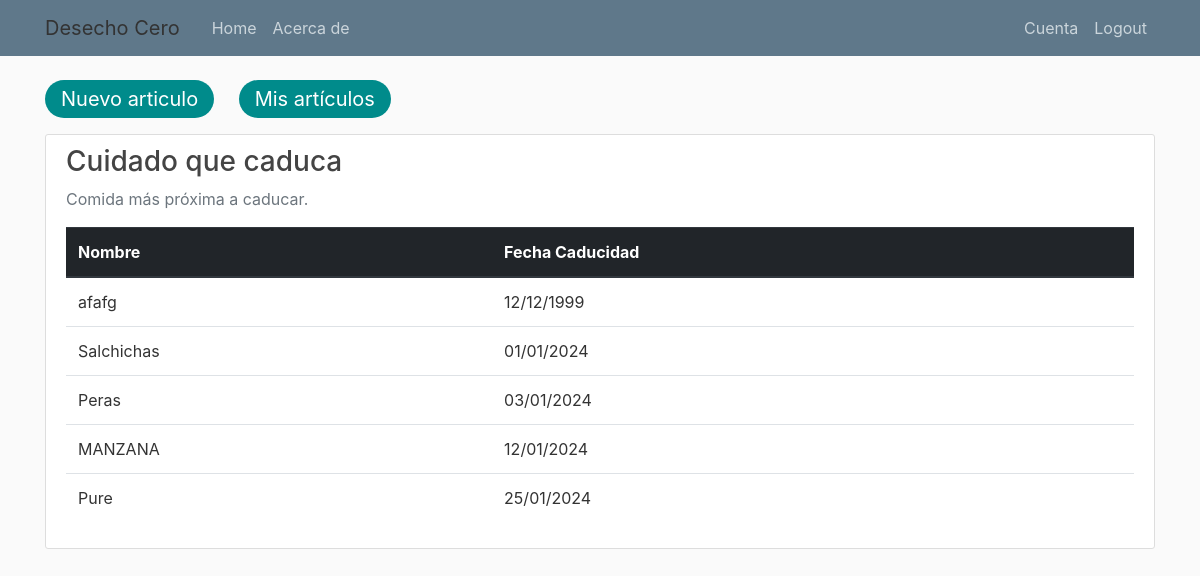
Page /home (signed in) on the committed database.
### app/models.py (models this page shows, shortened)
class Articulo(db.Model):
    id = db.Column(db.Integer, primary_key=True)
    nombre = db.Column(db.String(100), nullable=False)
    fecha_caducidad = db.Column(db.DateTime, nullable=False)
    fecha_compra = db.Column(db.DateTime, nullable=False, default=datetime.utcnow)
    fecha_consumo = db.Column(db.DateTime, nullable=True)
    user_id = db.Column(db.Integer, db.ForeignKey('user.id'), nullable=False)
    category = db.Column(db.Enum(Category))

### app/routes.py (the view)
@app.route("/")
@app.route("/home")
def home():
    articulos = Articulo.query.filter_by(user_id=current_user.id).order_by("fecha_caducidad").limit(5)
    return render_template('home.html', articulos=articulos)

### app/models.py (called while the page is built)
@login_manager.user_loader
def load_user(user_id):
    return User.query.get(int(user_id))

### app/routes.py (called while the page is built)
@app.template_filter()
def dateFormat(fecha):
    return fecha.strftime('%d/%m/%Y')

### app/templates/home.html (shortened to what this page needs)
{% extends "layout.html" %}
{% block content %}
  {% if current_user.is_authenticated %}
    <a style= "border-radius: 2rem;
    border: none;
    background: darkcyan;
    padding: 0.25rem 1rem; margin-right:1.25rem
" href="{{ url_for('new_articulo') }}" class="btn btn-primary btn-lg active" role="button" aria-pressed="true">Nuevo articulo</a>
      <a style= "border-radius: 2rem;
      border: none;
      background: darkcyan;
      padding: 0.25rem 1rem;
  " href="{{ url_for('user_articulos', username=current_user.username) }}" class="btn btn-primary btn-lg active" role="button" aria-pressed="true">Mis artículos</a>
      <p>
    <div>
      <div class="content-section">
        <h3>Cuidado que caduca</h3>
          {% if current_user.is_authenticated %}
            <p class='text-muted'>Comida más próxima a caducar.
              <table class="table">
                <thead class="thead-dark">
                  <tr>
                    <th>Nombre</th>
                    <th>Fecha Caducidad</th>
                  </tr>
                  </thead>
                  {% for articulo in articulos %}
                  <tr>
                    <td> {{ articulo.nombre }}</td>
                    <td> {{ articulo.fecha_caducidad|dateFormat }}</td>
                  </tr>
                  {% endfor %}
              </table>
            </p>
            {% else %}
            <a>Inicia sesión y dejar de desperdiciar</a>
      {% endif %}
      </div>
    </div>
  {% else %}
    <a>NO SESION</a>
  {% endif %}
{% endblock content %}

### app/static/main.css (style rules this page uses)
body { background: #fafafa; color: #333333; margin-top: 5rem; }
h1, h2, h3, h4, h5, h6 { color: #444444; }
.content-section { background: #ffffff; padding: 10px 20px; border: 1px solid #dddddd; border-radius: 3px; margin-bottom: 20px; }

### rows in the picture
Articulo: nombre "afafg", fecha_caducidad "12/12/1999"
Articulo: nombre "Salchichas", fecha_caducidad "01/01/2024"
Articulo: nombre "Peras", fecha_caducidad "03/01/2024"
Articulo: nombre "MANZANA", fecha_caducidad "12/01/2024"
Articulo: nombre "Pure", fecha_caducidad "25/01/2024"
